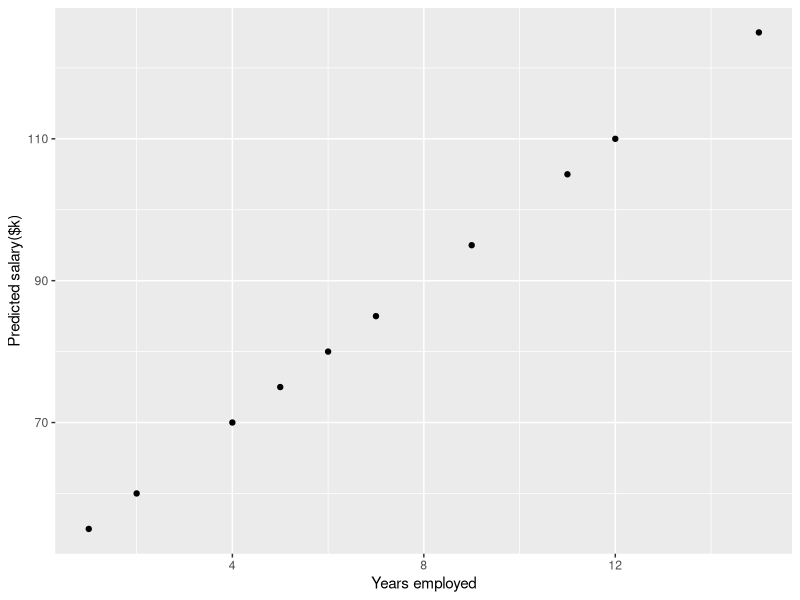
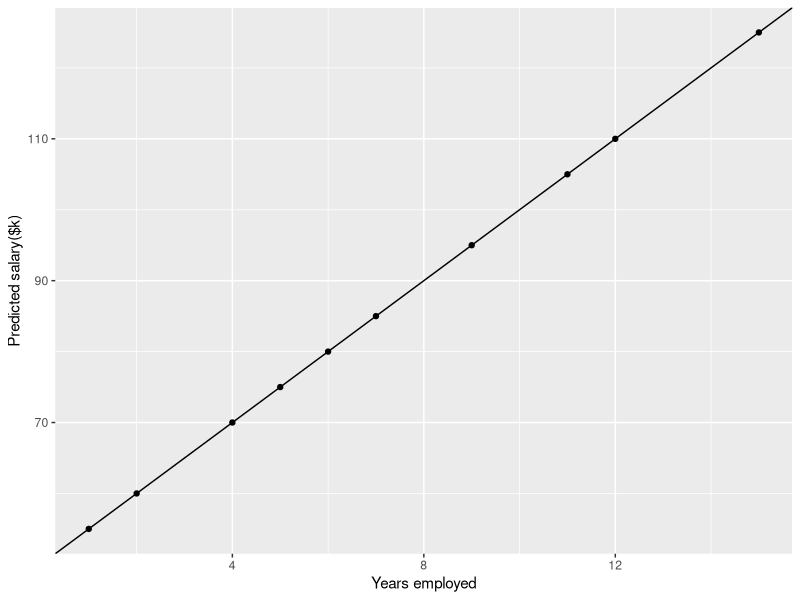
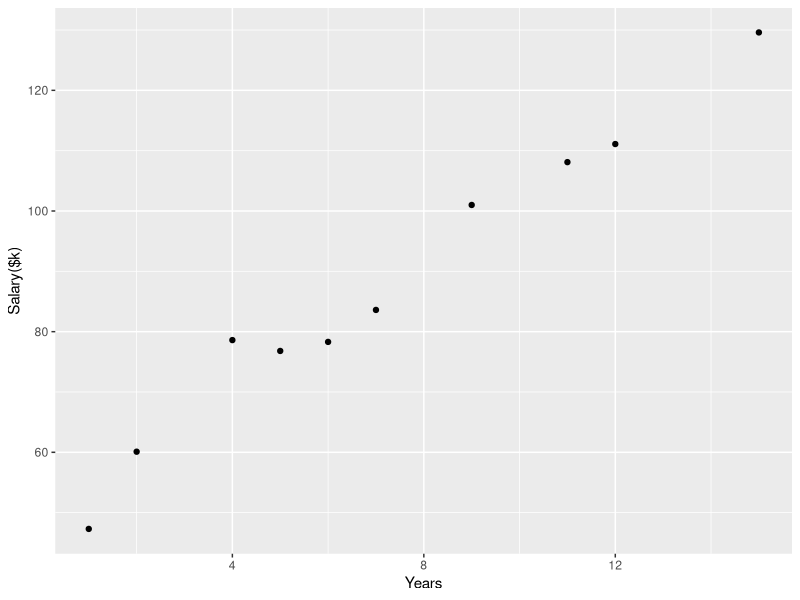
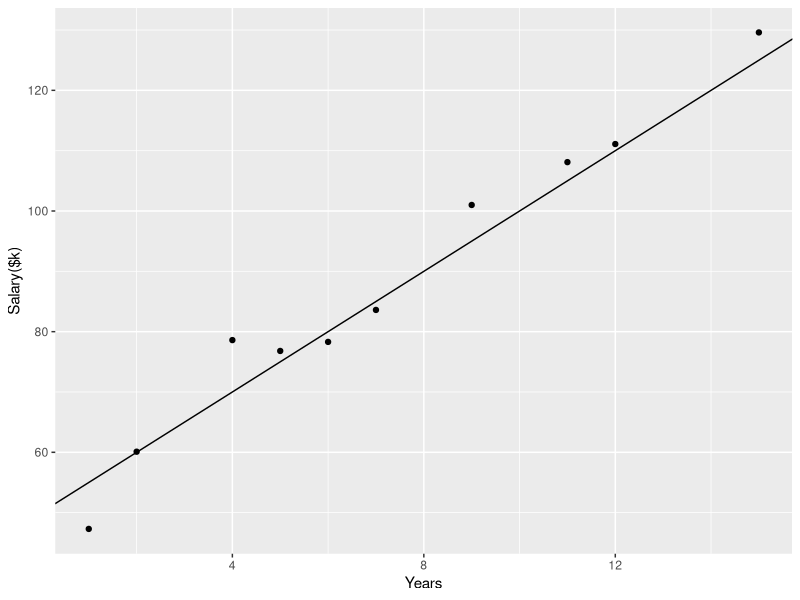

The R source for these figures, in order:
## ---- chunk 1
x <- c(15,6, 9, 11,2, 7, 4, 5, 12,1) 
x
## ---- chunk 2
y_hat <- 50 + 5*x
y_hat
## ---- chunk 3
library(ggplot2)
ggplot(cbind('Years employed'=x, "Predicted salary($k)"= y_hat), aes(`Years employed`, `Predicted salary($k)`))+ 
  geom_point()
## ---- chunk 4
ggplot(cbind('Years employed'=x, "Predicted salary($k)"= y_hat), aes(`Years employed`, `Predicted salary($k)`))+ 
  geom_point()+
  geom_abline(intercept= 50, slope=5)
## ---- chunk 5
y <- (50 + 5*x + rnorm(10, mean=0, sd=4)) |> round(1)
y
## ---- chunk 6
ggplot(cbind('Years'=x, "Salary($k)"= y), aes(Years, `Salary($k)`))+ 
  geom_point()
## ---- chunk 7
ggplot(cbind('Years'=x, "Salary($k)"= y), aes(Years, `Salary($k)`))+ 
  geom_point()+
  geom_abline(intercept= 50, slope=5)
